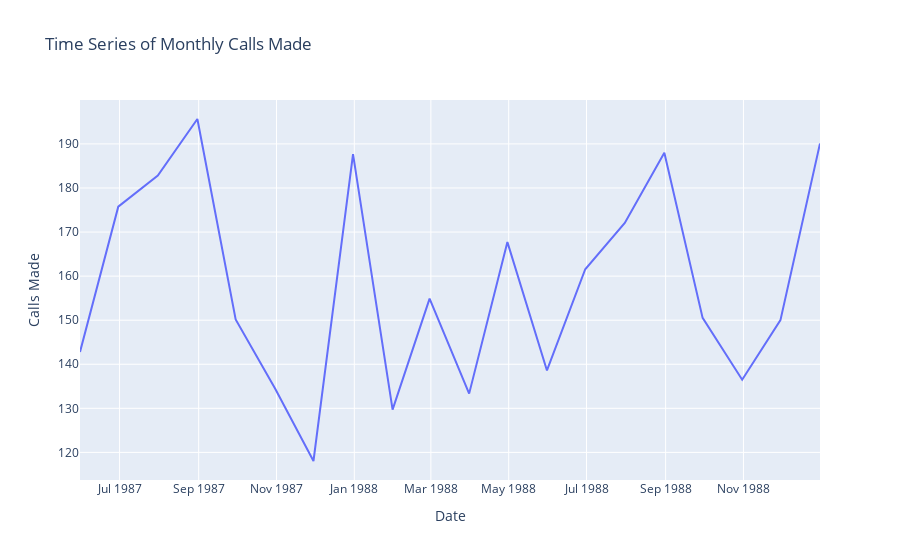

Notebook code cell kept with this figure:
### Code cell
# Zooming into the 100th to 119th data points of above plot
plot_data = []
plot_data.append(go.Scatter(x= calls_df['date'][100:120], y= calls_df['calls'][100:120]))
layout = go.Layout(xaxis = dict(title='Date'), yaxis = dict(title= 'Calls Made'),
                   title = 'Time Series of Monthly Calls Made')
fig = go.Figure(data= plot_data, layout=layout)

plotly.offline.iplot(fig)

### Figure 1 — Plotly figure (JSON) as saved in the notebook; plotly's stock layout.template omitted (floating-point values rounded to 4 significant figures)
{"data": [{"x": ["1987-05-31T00:00:00", "1987-06-30T00:00:00", "1987-07-31T00:00:00", "1987-08-31T00:00:00", "1987-09-30T00:00:00", "1987-10-31T00:00:00", "1987-11-30T00:00:00", "1987-12-31T00:00:00", "1988-01-31T00:00:00", "1988-02-29T00:00:00", "1988-03-31T00:00:00", "1988-04-30T00:00:00", "1988-05-31T00:00:00", "1988-06-30T00:00:00", "1988-07-31T00:00:00", "1988-08-31T00:00:00", "1988-09-30T00:00:00", "1988-10-31T00:00:00", "1988-11-30T00:00:00", "1988-12-31T00:00:00"], "y": [142.8, 175.8, 182.8, 195.7, 150.2, 134.5, 118.0, 187.7, 129.7, 154.9, 133.3, 167.7, 138.6, 161.6, 172.1, 188.0, 150.5, 136.5, 150.0, 190.1], "type": "scatter"}], "layout": {"title": {"text": "Time Series of Monthly Calls Made"}, "xaxis": {"title": {"text": "Date"}}, "yaxis": {"title": {"text": "Calls Made"}}}}
